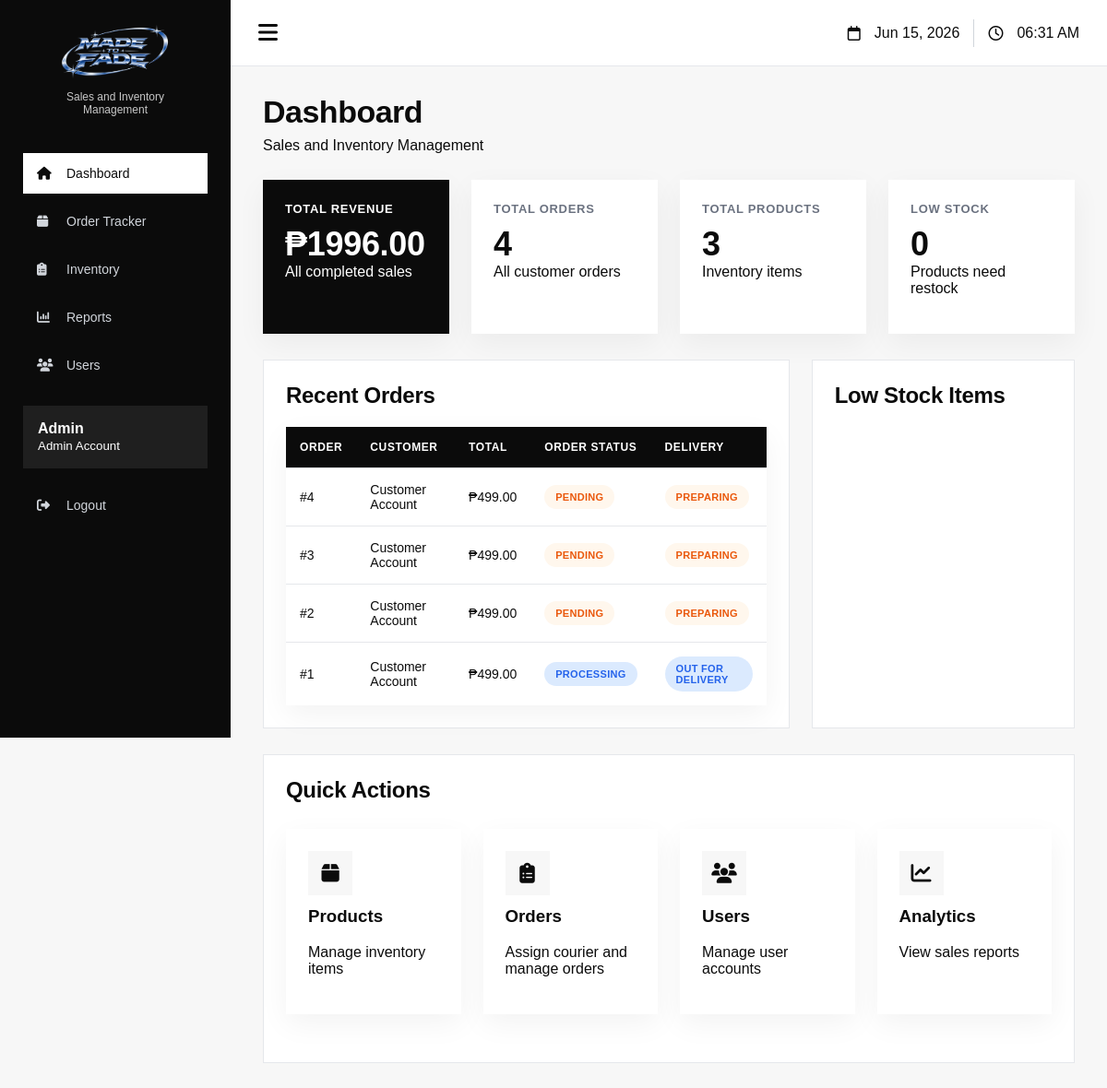
Page /admin/dashboard.php (signed in) on the committed database.
### tables this page shows
CREATE TABLE `orders` (
  `id` int(11) NOT NULL,
  `customer_id` int(11) DEFAULT NULL,
  `courier_id` int(11) DEFAULT NULL,
  `total` decimal(10,2) DEFAULT NULL,
  `order_status` varchar(50) DEFAULT NULL,
  `delivery_status` varchar(50) DEFAULT NULL,
  `payment_method` varchar(50) DEFAULT NULL,
  `payment_status` varchar(50) DEFAULT 'Pending',
  `stock_deducted` varchar(10) DEFAULT 'No',
  `proof_image` varchar(255) DEFAULT NULL,
  `payment_proof` varchar(255) DEFAULT NULL,
  `address` varchar(255) DEFAULT NULL,
  `contact_number` varchar(20) DEFAULT NULL,
  `date_created` timestamp NULL DEFAULT current_timestamp(),
  `payment_screenshot` varchar(255) DEFAULT NULL,
  `payment_reference` varchar(100) DEFAULT NULL,
  `payment_reject_reason` varchar(255) DEFAULT NULL
);

CREATE TABLE `users` (
  `id` int(11) NOT NULL,
  `fullname` varchar(100) DEFAULT NULL,
  `username` varchar(50) DEFAULT NULL,
  `password` varchar(100) DEFAULT NULL,
  `role` varchar(20) DEFAULT NULL
);

### admin/dashboard.php (the view, shortened to what this page needs)
<?php
include "../includes/config.php";
$sales = mysqli_fetch_assoc(mysqli_query($conn,
"SELECT SUM(total) AS total FROM orders"));
$orders = mysqli_fetch_assoc(mysqli_query($conn,
"SELECT COUNT(*) AS total FROM orders"));
$products = mysqli_fetch_assoc(mysqli_query($conn,
"SELECT COUNT(*) AS total FROM products"));
$users = mysqli_fetch_assoc(mysqli_query($conn,
"SELECT COUNT(*) AS total FROM users"));
$low_stock = mysqli_fetch_assoc(mysqli_query($conn,
"SELECT COUNT(*) AS total FROM products WHERE stock <= 5"));
$recent_orders = mysqli_query($conn,
"SELECT orders.*, users.fullname
 FROM orders
 JOIN users ON orders.customer_id = users.id
 ORDER BY orders.id DESC
 LIMIT 5");
?>
<!DOCTYPE html>
<html>
<head>
    <link rel="stylesheet" href="https://cdnjs.cloudflare.com/ajax/libs/font-awesome/6.5.1/css/all.min.css">
    <link rel="stylesheet" type="text/css" href="../css/style.css">
</head>
<body>
<div class="layout">
<?php include "sidebar.php"; ?>
<div class="main-content">
    <div class="topbar">
        <div class="topbar-left">
            <i class="fa-solid fa-bars" onclick="toggleSidebar()"></i>
        </div>
        <div class="topbar-right">
            <div class="topbar-item">
                <i class="fa-regular fa-calendar"></i>
                <span><?php echo date("M d, Y"); ?></span>
            </div>
            <div class="topbar-item">
                <i class="fa-regular fa-clock"></i>
                <span id="clock"></span>
            </div>
        </div>
    </div>
    <h1>Dashboard</h1>
    <p>Sales and Inventory Management</p>
    <div class="dashboard-cards">
        <div class="dashboard-card blue-card">
            <h3>Total Revenue</h3>
            <h2>₱<?php echo $sales['total'] ?? 0; ?></h2>
            <p>All completed sales</p>
        </div>
        <div class="dashboard-card">
            <h3>Total Orders</h3>
            <h2><?php echo $orders['total']; ?></h2>
            <p>All customer orders</p>
        </div>
        <div class="dashboard-card">
            <h3>Total Products</h3>
            <h2><?php echo $products['total']; ?></h2>
            <p>Inventory items</p>
        </div>
        <div class="dashboard-card">
            <h3>Low Stock</h3>
            <h2><?php echo $low_stock['total']; ?></h2>
            <p>Products need restock</p>
        </div>
    </div>
    <div class="dashboard-grid">
        <div class="panel">
            <h2>Recent Orders</h2>
            <table>
                <tr>
                    <th>Order</th>
                    <th>Customer</th>
                    <th>Total</th>
                    <th>Order Status</th>
                    <th>Delivery</th>
                </tr>
                <?php while($row = mysqli_fetch_assoc($recent_orders)){ ?>
                <tr>
                    <td>#<?php echo $row['id']; ?></td>
                    <td><?php echo $row['fullname']; ?></td>
                    <td>₱<?php echo $row['total']; ?></td>
                    <td>
                        <?php
                        $class = "pending";
                        if($row['order_status'] == "Processing"){
                            $class = "processing";
                        }
                        ?>
                        <span class="status <?php echo $class; ?>">
                            <?php echo $row['order_status']; ?>
                        </span>
                        </td>
                    <td>
                        <?php
                        $delivery_class = "preparing";
                        if($row['delivery_status'] == "Out for Delivery"){
                            $delivery_class = "delivery";
                        }
                        ?>
                        <span class="status <?php echo $delivery_class; ?>">
                            <?php echo $row['delivery_status']; ?>
                        </span>
                    </td>
                </tr>
                <?php } ?>
            </table>
        </div>
        <div class="panel">
            <h2>Low Stock Items</h2>
        </div>
    </div>
    <div class="panel">
        <h2>Quick Actions</h2>
        <div class="quick-actions">
            <a href="products.php" class="action-card">
                <div class="action-icon">
                    <i class="fa-solid fa-box"></i>
                </div>
                <h3>Products</h3>
                <p>Manage inventory items</p>
            </a>
            <a href="orders.php" class="action-card">
                <div class="action-icon">
                    <i class="fa-solid fa-clipboard-list"></i>
                </div>
                <h3>Orders</h3>
                <p>Assign courier and manage orders</p>
            </a>
            <a href="users.php" class="action-card">
                <div class="action-icon">
                    <i class="fa-solid fa-users"></i>
                </div>
                <h3>Users</h3>
                <p>Manage user accounts</p>
            </a>
            <a href="analytics.php" class="action-card">
                <div class="action-icon">
                    <i class="fa-solid fa-chart-line"></i>
                </div>
                <h3>Analytics</h3>
                <p>View sales reports</p>
            </a>
        </div>
    </div>
</div>
</div>
</body>
</html>

### css/style.css (style rules this page uses)
* { box-sizing:border-box; }
:root { --black:#0B0B0B; --dark:#111111; --charcoal:#1F1F1F; --gray:#6B7280; --light-gray:#E5E7EB; --soft:#F7F7F7; --white:#FFFFFF; --accent:#7D93B2; --success-bg:#DCFCE7; --success-text:#15803D; --warning-bg:#FFF7ED; --warning-text:#EA580C; --info-bg:#DBEAFE; --info-text:#2563EB; --purple-bg:#EDE9FE; --purple-text:#7C3AED; --danger-bg:#FEE2E2; --danger-text:#DC2626; }
body { margin:0; font-family:Arial, sans-serif; background:var(--soft); color:var(--black); }
a { text-decoration:none; color:inherit; }
h1,h2,h3,p { margin-top:0; }
h1 { font-size:34px; letter-spacing:-.5px; margin-bottom:8px; }
h2 { font-size:24px; letter-spacing:-.3px; }
h3 { margin-top:10px; }
.card, .dashboard-card, .panel, .action-card, .form-container { background:var(--white); border:1px solid var(--light-gray); border-radius:0; padding:24px; }
.panel { margin-bottom:28px; }
.products, .dashboard-cards, .quick-actions, .mini-products, .dashboard-grid, .product-form, .checkout-form, .profile-form { display:grid; gap:24px; }
.dashboard-cards, .quick-actions { grid-template-columns:repeat(4,1fr); margin:28px 0; }
.dashboard-grid { grid-template-columns:2fr 1fr; }
.layout { display:flex; min-height:100vh; }
.main-content { flex:1; padding:35px; overflow-x:auto; }
.topbar { height:72px; background:white; border-bottom:1px solid var(--light-gray); display:flex; justify-content:space-between; align-items:center; padding:0 30px; margin:-35px -35px 30px; }
.topbar-left { font-size:24px; cursor:pointer; color:var(--black); }
.topbar-right, .topbar-item { display:flex; align-items:center; gap:15px; }
.dashboard-card { transition:.25s ease; border:none; box-shadow:0 10px 30px rgba(0,0,0,.05); }
.dashboard-card h3 { color:var(--gray); font-size:13px; margin:0; text-transform:uppercase; letter-spacing:.7px; }
.dashboard-card h2 { font-size:36px; margin:10px 0 0; color:var(--black); }
.blue-card { background:var(--black); color:white; }
.blue-card h2, .blue-card h3, .blue-card p { color:white; }
.action-card { transition:.25s ease; border:none; box-shadow:0 10px 30px rgba(0,0,0,.05); }
.action-icon { width:48px; height:48px; background:var(--soft); color:var(--black); display:flex; align-items:center; justify-content:center; font-size:22px; margin-bottom:12px; }
table { width:100%; border-collapse:separate; border-spacing:0; background:white; border:none; overflow:hidden; box-shadow:0 10px 30px rgba(0,0,0,.05); }
th, td { padding:15px; text-align:left; border-bottom:1px solid var(--light-gray); font-size:14px; vertical-align:middle; }
th { background:var(--black); color:white; font-size:12px; font-weight:700; text-transform:uppercase; letter-spacing:.6px; }
tr:last-child td { border-bottom:none; }
.status { padding:7px 12px; border-radius:999px; font-size:11px; font-weight:700; display:inline-block; text-transform:uppercase; letter-spacing:.3px; }
.pending, .preparing { background:var(--warning-bg); color:var(--warning-text); }
.processing, .delivery { background:var(--info-bg); color:var(--info-text); }

### rows in the picture
orders: id "4", users.fullname "Customer Account", total "499.00", order_status "PENDING", delivery_status "PREPARING"
orders: id "3", users.fullname "Customer Account", total "499.00", order_status "PENDING", delivery_status "PREPARING"
orders: id "2", users.fullname "Customer Account", total "499.00", order_status "PENDING", delivery_status "PREPARING"
orders: id "1", users.fullname "Customer Account", total "499.00", order_status "PROCESSING", delivery_status "OUT FOR DELIVERY"

### other values in the picture
$_SESSION['fullname'] "Admin Account"
$sales['total'] "1996.00"
$orders['total'] "4"
$products['total'] "3"
$low_stock['total'] "0"
